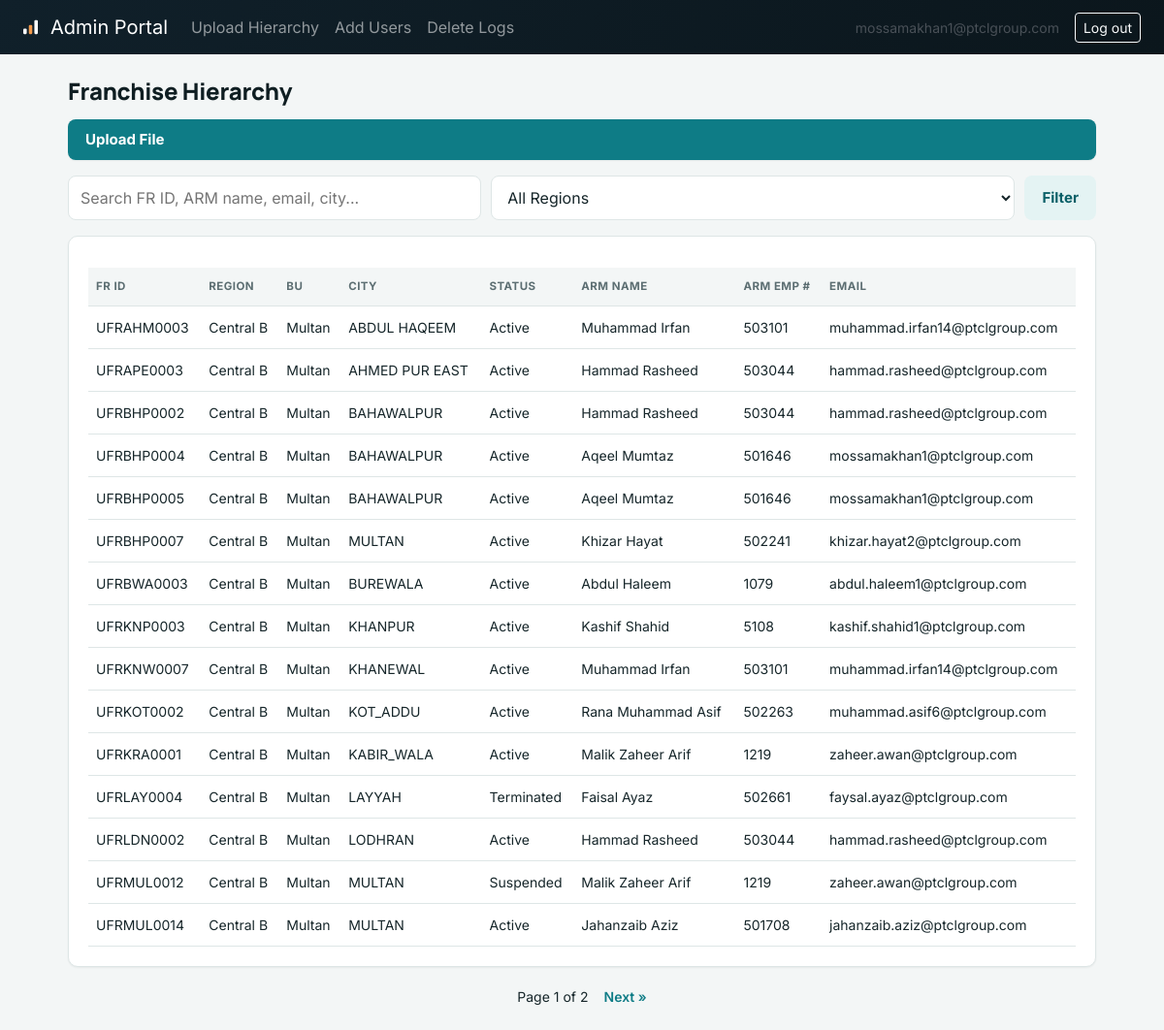
Page /admin-portal/hierarchy/records/ (signed in) on the earlier database version.
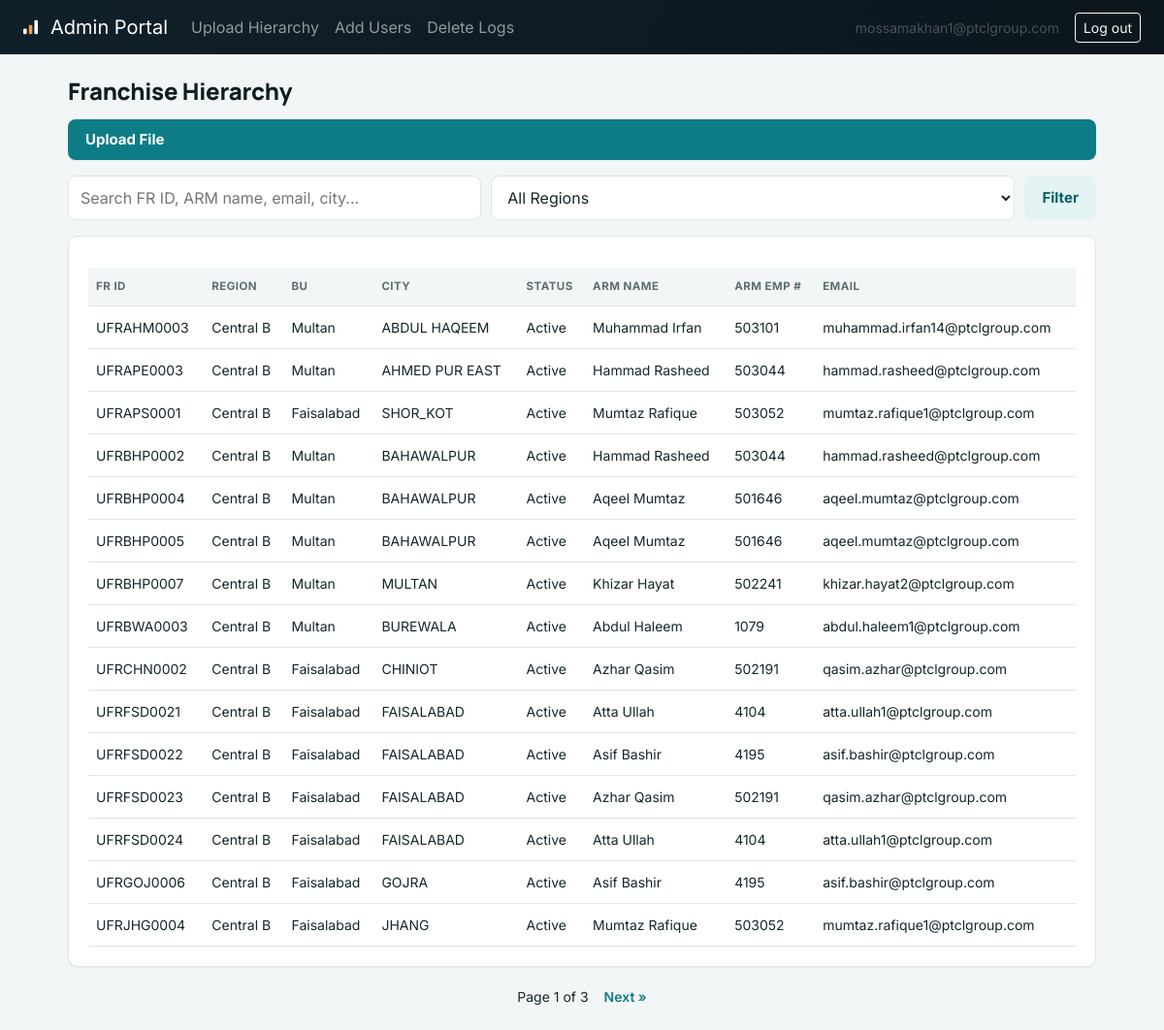
Same page on the later database version.
### hierarchy/models.py (models this page shows, shortened)
class FranchiseRecord(models.Model):
    fr_id = models.CharField(max_length=50, unique=True, verbose_name="FR ID")
    region = models.CharField(max_length=100, blank=True, db_index=True)
    bu = models.CharField(max_length=100, blank=True, verbose_name="BU", db_index=True)
    fr_status = models.CharField(max_length=50, blank=True, verbose_name="FR Status")
    fr_city = models.CharField(max_length=100, blank=True, verbose_name="FR City", db_index=True)
    fr_address = models.CharField(max_length=255, blank=True, verbose_name="FR Address")
    arm_name = models.CharField(max_length=150, blank=True, verbose_name="ARM Name", db_index=True)
    arm_emp_no = models.CharField(max_length=50, blank=True, verbose_name="ARM Emp #")
    email = models.EmailField(db_index=True)
    user = models.ForeignKey(
        settings.AUTH_USER_MODEL,
        on_delete=models.SET_NULL,
        null=True,
        blank=True,
        related_name='franchise_records',
    )
    uploaded_at = models.DateTimeField(auto_now_add=True)
    updated_at = models.DateTimeField(auto_now=True)
    class Meta:
        ordering = ['region', 'fr_id']

### hierarchy/views.py (the view, shortened to what this page needs)
# urls.py: path('hierarchy/records/', views.hierarchy_list, name='hierarchy_list'),
@staff_required
def hierarchy_list(request):
    records = FranchiseRecord.objects.select_related('user')
    query = request.GET.get('q', '').strip()
    region_filter = request.GET.get('region', '')
    if region_filter:
        records = records.filter(region=region_filter)
    regions = FranchiseRecord.objects.exclude(region='').values_list('region', flat=True).distinct().order_by('region')
    paginator = Paginator(records, 15)
    page_obj = paginator.get_page(request.GET.get('page'))
    context = {
        'page_obj': page_obj,
        'query': query,
        'region_filter': region_filter,
        'regions': regions,
    }
    return render(request, 'hierarchy/list.html', context)

### hierarchy/templates/hierarchy/list.html (shortened to what this page needs)
{% extends 'admin_portal/base.html' %}
{% block content %}
<div class="page-header">
    <h1>Franchise Hierarchy</h1>
    <a href="{% url 'hierarchy_upload' %}" class="btn-primary">Upload File</a>
</div>
<form method="get" class="filter-bar">
    <input type="text" name="q" value="{{ query }}" placeholder="Search FR ID, ARM name, email, city...">
    <select name="region">
        <option value="">All Regions</option>
    </select>
    <button type="submit" class="btn-secondary">Filter</button>
</form>
<div class="panel">
    <div class="table-responsive">
<table class="data-table">
        <thead>
            <tr>
                <th>FR ID</th>
                <th>Region</th>
                <th>BU</th>
                <th>City</th>
                <th>Status</th>
                <th>ARM Name</th>
                <th>ARM Emp #</th>
                <th>Email</th>
            </tr>
        </thead>
        <tbody>
            {% for record in page_obj %}
            <tr>
                <td>{{ record.fr_id }}</td>
                <td>{{ record.region }}</td>
                <td>{{ record.bu }}</td>
                <td>{{ record.fr_city }}</td>
                <td>{{ record.fr_status }}</td>
                <td>{{ record.arm_name }}</td>
                <td>{{ record.arm_emp_no }}</td>
                <td>{{ record.email }}</td>
            </tr>
            {% empty %}
            <tr><td colspan="8">No hierarchy data uploaded yet. <a href="{% url 'hierarchy_upload' %}">Upload a file</a>.</td></tr>
            {% endfor %}
        </tbody>
    </table>
</div>
</div>
{% if page_obj.has_other_pages %}
<div class="pagination">
    <span>Page {{ page_obj.number }} of {{ page_obj.paginator.num_pages }}</span>
    {% if page_obj.has_next %}
        <a href="?page={{ page_obj.next_page_number }}&q={{ query }}&region={{ region_filter }}">Next &raquo;</a>
    {% endif %}
</div>
{% endif %}
{% endblock %}

Differences in the rows shown:
no longer on this page (row edited): FranchiseRecord: fr_id "UFRKNP0003", region "Central B", bu "Multan", fr_city "KHANPUR", fr_status "Active", arm_name "Kashif Shahid", arm_emp_no "5108", email "kashif.shahid1@ptclgroup.com"
no longer on this page (row edited): FranchiseRecord: fr_id "UFRKNW0007", region "Central B", bu "Multan", fr_city "KHANEWAL", fr_status "Active", arm_name "Muhammad Irfan", arm_emp_no "503101", email "muhammad.irfan14@ptclgroup.com"
no longer on this page (row edited): FranchiseRecord: fr_id "UFRKOT0002", region "Central B", bu "Multan", fr_city "KOT_ADDU", fr_status "Active", arm_name "Rana Muhammad Asif", arm_emp_no "502263", email "muhammad.asif6@ptclgroup.com"
no longer on this page (row edited): FranchiseRecord: fr_id "UFRKRA0001", region "Central B", bu "Multan", fr_city "KABIR_WALA", fr_status "Active", arm_name "Malik Zaheer Arif", arm_emp_no "1219", email "zaheer.awan@ptclgroup.com"
no longer on this page (row edited): FranchiseRecord: fr_id "UFRLAY0004", region "Central B", bu "Multan", fr_city "LAYYAH", fr_status "Terminated", arm_name "Faisal Ayaz", arm_emp_no "502661", email "faysal.ayaz@ptclgroup.com"
no longer on this page (row edited): FranchiseRecord: fr_id "UFRLDN0002", region "Central B", bu "Multan", fr_city "LODHRAN", fr_status "Active", arm_name "Hammad Rasheed", arm_emp_no "503044", email "hammad.rasheed@ptclgroup.com"
no longer on this page (row edited): FranchiseRecord: fr_id "UFRMUL0012", region "Central B", bu "Multan", fr_city "MULTAN", fr_status "Suspended", arm_name "Malik Zaheer Arif", arm_emp_no "1219", email "zaheer.awan@ptclgroup.com"
no longer on this page (row edited): FranchiseRecord: fr_id "UFRMUL0014", region "Central B", bu "Multan", fr_city "MULTAN", fr_status "Active", arm_name "Jahanzaib Aziz", arm_emp_no "501708", email "jahanzaib.aziz@ptclgroup.com"
added FranchiseRecord: fr_id "UFRAPS0001", region "Central B", bu "Faisalabad", fr_city "SHOR_KOT", fr_status "Active", arm_name "Mumtaz Rafique", arm_emp_no "503052", email "mumtaz.rafique1@ptclgroup.com"
changed FranchiseRecord "UFRBHP0004": email "mossamakhan1@ptclgroup.com" → "aqeel.mumtaz@ptclgroup.com"
changed FranchiseRecord "UFRBHP0005": email "mossamakhan1@ptclgroup.com" → "aqeel.mumtaz@ptclgroup.com"
added FranchiseRecord: fr_id "UFRCHN0002", region "Central B", bu "Faisalabad", fr_city "CHINIOT", fr_status "Active", arm_name "Azhar Qasim", arm_emp_no "502191", email "qasim.azhar@ptclgroup.com"
added FranchiseRecord: fr_id "UFRFSD0021", region "Central B", bu "Faisalabad", fr_city "FAISALABAD", fr_status "Active", arm_name "Atta Ullah", arm_emp_no "4104", email "atta.ullah1@ptclgroup.com"
added FranchiseRecord: fr_id "UFRFSD0022", region "Central B", bu "Faisalabad", fr_city "FAISALABAD", fr_status "Active", arm_name "Asif Bashir", arm_emp_no "4195", email "asif.bashir@ptclgroup.com"
added FranchiseRecord: fr_id "UFRFSD0023", region "Central B", bu "Faisalabad", fr_city "FAISALABAD", fr_status "Active", arm_name "Azhar Qasim", arm_emp_no "502191", email "qasim.azhar@ptclgroup.com"
added FranchiseRecord: fr_id "UFRFSD0024", region "Central B", bu "Faisalabad", fr_city "FAISALABAD", fr_status "Active", arm_name "Atta Ullah", arm_emp_no "4104", email "atta.ullah1@ptclgroup.com"
added FranchiseRecord: fr_id "UFRGOJ0006", region "Central B", bu "Faisalabad", fr_city "GOJRA", fr_status "Active", arm_name "Asif Bashir", arm_emp_no "4195", email "asif.bashir@ptclgroup.com"
added FranchiseRecord: fr_id "UFRJHG0004", region "Central B", bu "Faisalabad", fr_city "JHANG", fr_status "Active", arm_name "Mumtaz Rafique", arm_emp_no "503052", email "mumtaz.rafique1@ptclgroup.com"
Other differences:
{{ page_obj.paginator.num_pages }}: "2" → "3"
